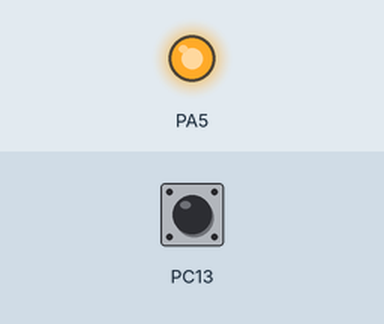
Recording of a sketch running on a simulated STM32 Blue Pill. Parts: output pins drawn as LEDs (lit = HIGH). Inputs (shaded band) come from the test bench; at power-on: PC13 HIGH.

Above: at 1.2 s.
1.3 s: PC13 driven LOW
At 2.1 s:
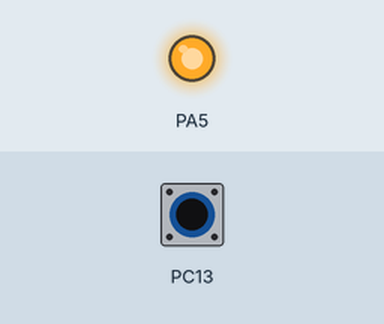
2.8 s: PC13 pulsed HIGH 5 times (0.12 s each, 0.3 s apart)
At 4.0 s:
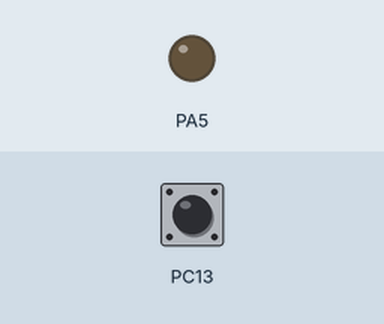
Timing chart, 0 to 19.4 s (numbered marks = the images above; inputs shaded):
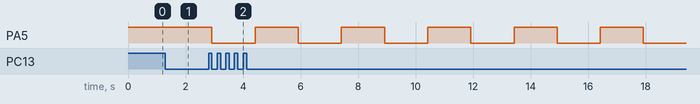

The sketch:

blink_practice.ino
```cpp
#include "LEDSet.h"
#include "PushSet.h"

LEDSet led = LEDSet(PA5);
PushSet push = PushSet(PC13);
int toggle_stat = HIGH;

void setup() {
  attachInterrupt(digitalPinToInterrupt(push.Pushpin),pushtoggle,FALLING);
}

void loop() {
  if(toggle_stat == LOW){
    led.LED_on();
  }else{
    led.LED_blink();
    delay(1500);
  }
}
void pushtoggle(){
  toggle_stat = !toggle_stat;
}
```

LEDSet.cpp
```cpp
#include "Arduino.h"
#include "LEDSet.h"

LEDSet::LEDSet(int pin){
  LEDstat = LOW;
  LEDpin = pin;
  pinMode(LEDpin,OUTPUT);
}
void LEDSet::LED_blink(){
  LEDstat = !LEDstat;
  digitalWrite(LEDpin,LEDstat);
}
void LEDSet::LED_on(){
  LEDstat = HIGH;
  digitalWrite(LEDpin,LEDstat);
}
void LEDSet::LED_off(){
  LEDstat = LOW;
  digitalWrite(LEDpin,LEDstat);
}
```

LEDSet.h
```cpp
//LEDSet.h

#ifndef LEDSet_h
#define LEDSet_h

class LEDSet {
  public:
    LEDSet(int pin);
    void LED_blink();
    void LED_on();
    void LED_off();
    int LEDpin;
    int LEDstat;
};

#endif
```

PushSet.cpp
```cpp
#include "Arduino.h"
#include "PushSet.h"

PushSet::PushSet(int pin){
  Pushpin = pin;
  pinMode(Pushpin,INPUT);
}
```

PushSet.h
```cpp
//PushSet.h

#ifndef PushSet_h
#define PushSet_h

class PushSet {
  public:
    PushSet(int pin);
    int Pushpin;
};

#endif
```

Measured:
- after the input at 1.3 s, PA5: stays HIGH (without the input it goes to LOW after 0.20 s)
- after the input at 2.8 s, PA5: alternates HIGH for 1.5 s and LOW for 1.5 s, starting after 0.12 s
